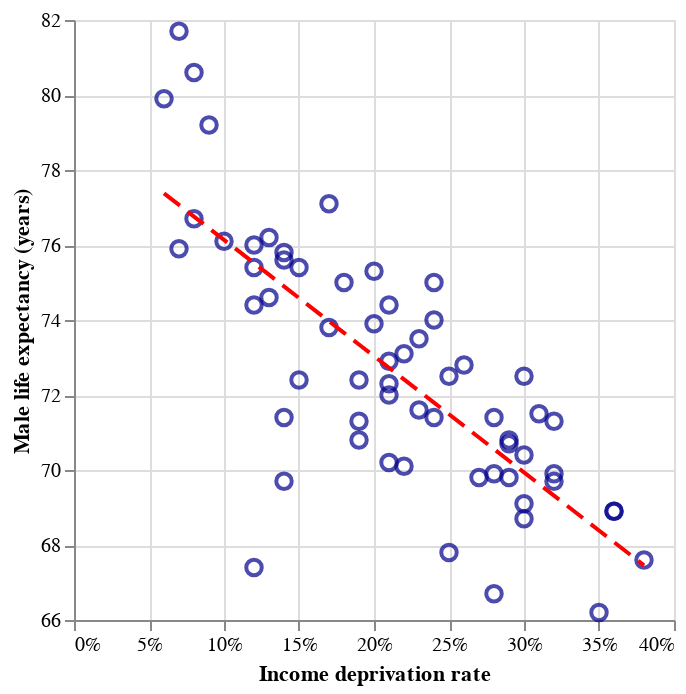

The cell this chart's notebook holds for it:
### Markdown cell above
<br>
<br>
<br>

### Step 5: Visualise Model Fit

Plot our regression results against our actual data points. (Hint: this will be a layered chart, with points and line layer.)

### Code cell
#  Set our base encoding, just including the x-axis as it will be shared across both layers (no mark type here, as we set these in the points and line layers)
base = alt.Chart(data).encode(
    x = alt.X('incomeDeprevation:Q').axis(format='%').title('Income deprivation rate')
)

# Add our points layer (from `base.` rather than `alt.Chart()`))
points = base.mark_point(size=60, opacity=0.7, color='darkblue').encode(
    y = alt.Y('maleLE:Q').scale(zero=False).title('Male life expectancy (years)'),
    tooltip=[   
                'areaName:N', 
                alt.Tooltip('incomeDeprevation:Q', format='.1%'),
                alt.Tooltip('maleLE:Q', format='.1f'),
                alt.Tooltip('predicted_maleLE:Q', format='.1f', title='Predicted'),
                alt.Tooltip('residual:Q', format='.2f')
            ]
)

# Add our trend line layer (from `base.` rather than `alt.Chart()`))
trend = base.mark_line(color='red', size=2, strokeDash=[10, 5]).encode(
    y = alt.Y('predicted_maleLE:Q')
)

# Combine our layers
points + trend

### Figure 1 — Vega-Lite specification as saved in the notebook (floating-point values rounded to 4 significant figures)
{"config": {"view": {"continuousWidth": 300, "continuousHeight": 300}}, "layer": [{"mark": {"type": "point", "color": "darkblue", "opacity": 0.7, "size": 60}, "encoding": {"tooltip": [{"field": "areaName", "type": "nominal"}, {"field": "incomeDeprevation", "format": ".1%", "type": "quantitative"}, {"field": "maleLE", "format": ".1f", "type": "quantitative"}, {"field": "predicted_maleLE", "format": ".1f", "title": "Predicted", "type": "quantitative"}, {"field": "residual", "format": ".2f", "type": "quantitative"}], "x": {"axis": {"format": "%"}, "field": "incomeDeprevation", "title": "Income deprivation rate", "type": "quantitative"}, "y": {"field": "maleLE", "scale": {"zero": false}, "title": "Male life expectancy (years)", "type": "quantitative"}}}, {"mark": {"type": "line", "color": "red", "size": 2, "strokeDash": [10, 5]}, "encoding": {"x": {"axis": {"format": "%"}, "field": "incomeDeprevation", "title": "Income deprivation rate", "type": "quantitative"}, "y": {"field": "predicted_maleLE", "type": "quantitative"}}}], "data": {"name": "data-88f9253cb5f552a67319cbb145b18191"}, "$schema": "https://vega.github.io/schema/vega-lite/v5.16.3.json", "datasets": {"data-88f9253cb5f552a67319cbb145b18191": [{"areaName": "Anniesland, Jordanhill and Whiteinch", "incomeDeprevation": 0.14, "employmentDeprivation": 0.15, "childPoverty": 0.14, "femaleLE": 80.8, "maleLE": 75.8, "disabilityRate": 0.19, "predicted_maleLE": 74.9, "residual": 0.9021}, {"areaName": "Arden and Carnwadric", "incomeDeprevation": 0.26, "employmentDeprivation": 0.25, "childPoverty": 0.34, "femaleLE": 76.0, "maleLE": 72.8, "disabilityRate": 0.22, "predicted_maleLE": 71.18, "residual": 1.623}, {"areaName": "Baillieston and Garrowhill", "incomeDeprevation": 0.12, "employmentDeprivation": 0.12, "childPoverty": 0.14, "femaleLE": 81.6, "maleLE": 76.0, "disabilityRate": 0.21, "predicted_maleLE": 75.52, "residual": 0.482}, {"areaName": "Balornock and Barmulloch", "incomeDeprevation": 0.29, "employmentDeprivation": 0.27, "childPoverty": 0.38, "femaleLE": 78.2, "maleLE": 70.8, "disabilityRate": 0.3, "predicted_maleLE": 70.25, "residual": 0.5535}, {"areaName": "Bellahouston, Craigton and Mosspark", "incomeDeprevation": 0.2, "employmentDeprivation": 0.18, "childPoverty": 0.22, "femaleLE": 80.5, "maleLE": 73.9, "disabilityRate": 0.29, "predicted_maleLE": 73.04, "residual": 0.8627}, {"areaName": "Blackhill and Hogganfield", "incomeDeprevation": 0.24, "employmentDeprivation": 0.23, "childPoverty": 0.33, "femaleLE": 77.5, "maleLE": 75.0, "disabilityRate": 0.25, "predicted_maleLE": 71.8, "residual": 3.203}, {"areaName": "Blairdardie", "incomeDeprevation": 0.18, "employmentDeprivation": 0.16, "childPoverty": 0.2, "femaleLE": 79.4, "maleLE": 75.0, "disabilityRate": 0.25, "predicted_maleLE": 73.66, "residual": 1.342}, {"areaName": "Broomhill and Partick West", "incomeDeprevation": 0.12, "employmentDeprivation": 0.11, "childPoverty": 0.19, "femaleLE": 79.7, "maleLE": 75.4, "disabilityRate": 0.17, "predicted_maleLE": 75.52, "residual": -0.118}, {"areaName": "Calton and Bridgeton", "incomeDeprevation": 0.25, "employmentDeprivation": 0.21, "childPoverty": 0.47, "femaleLE": 76.6, "maleLE": 67.8, "disabilityRate": 0.24, "predicted_maleLE": 71.49, "residual": -3.687}, {"areaName": "Carmunnock", "incomeDeprevation": 0.15, "employmentDeprivation": 0.1, "childPoverty": 0.18, "femaleLE": 81.2, "maleLE": 75.4, "disabilityRate": 0.21, "predicted_maleLE": 74.59, "residual": 0.8122}, {"areaName": "Castlemilk", "incomeDeprevation": 0.36, "employmentDeprivation": 0.33, "childPoverty": 0.44, "femaleLE": 76.8, "maleLE": 68.9, "disabilityRate": 0.31, "predicted_maleLE": 68.08, "residual": 0.8241}, {"areaName": "Cathcart and Simshill", "incomeDeprevation": 0.07, "employmentDeprivation": 0.08, "childPoverty": 0.07, "femaleLE": 84.3, "maleLE": 81.7, "disabilityRate": 0.17, "predicted_maleLE": 77.07, "residual": 4.632}, {"areaName": "City Centre and Merchant City", "incomeDeprevation": 0.14, "employmentDeprivation": 0.12, "childPoverty": 0.37, "femaleLE": 76.4, "maleLE": 69.7, "disabilityRate": 0.15, "predicted_maleLE": 74.9, "residual": -5.198}, {"areaName": "Corkerhill and North Pollok", "incomeDeprevation": 0.29, "employmentDeprivation": 0.26, "childPoverty": 0.37, "femaleLE": 76.7, "maleLE": 70.7, "disabilityRate": 0.24, "predicted_maleLE": 70.25, "residual": 0.4535}, {"areaName": "Croftfoot", "incomeDeprevation": 0.14, "employmentDeprivation": 0.12, "childPoverty": 0.25, "femaleLE": 79.4, "maleLE": 75.6, "disabilityRate": 0.16, "predicted_maleLE": 74.9, "residual": 0.7021}, {"areaName": "Crookston and South Cardonald", "incomeDeprevation": 0.2, "employmentDeprivation": 0.17, "childPoverty": 0.27, "femaleLE": 79.8, "maleLE": 75.3, "disabilityRate": 0.24, "predicted_maleLE": 73.04, "residual": 2.263}, {"areaName": "Dennistoun", "incomeDeprevation": 0.19, "employmentDeprivation": 0.15, "childPoverty": 0.41, "femaleLE": 76.7, "maleLE": 70.8, "disabilityRate": 0.19, "predicted_maleLE": 73.35, "residual": -2.547}, {"areaName": "Drumchapel", "incomeDeprevation": 0.36, "employmentDeprivation": 0.31, "childPoverty": 0.48, "femaleLE": 73.9, "maleLE": 68.9, "disabilityRate": 0.27, "predicted_maleLE": 68.08, "residual": 0.8241}, {"areaName": "Easterhouse", "incomeDeprevation": 0.32, "employmentDeprivation": 0.29, "childPoverty": 0.42, "femaleLE": 77.5, "maleLE": 69.7, "disabilityRate": 0.27, "predicted_maleLE": 69.32, "residual": 0.3838}, {"areaName": "Glasgow", "incomeDeprevation": 0.21, "employmentDeprivation": 0.19, "childPoverty": 0.32, "femaleLE": 78.2, "maleLE": 72.3, "disabilityRate": 0.23, "predicted_maleLE": 72.73, "residual": -0.4272}, {"areaName": "Glasgow North East", "incomeDeprevation": 0.25, "employmentDeprivation": 0.22, "childPoverty": 0.37, "femaleLE": 78.0, "maleLE": 72.5, "disabilityRate": 0.25, "predicted_maleLE": 71.49, "residual": 1.013}, {"areaName": "Glasgow North West", "incomeDeprevation": 0.19, "employmentDeprivation": 0.17, "childPoverty": 0.32, "femaleLE": 77.6, "maleLE": 71.3, "disabilityRate": 0.21, "predicted_maleLE": 73.35, "residual": -2.047}, {"areaName": "Glasgow South", "incomeDeprevation": 0.21, "employmentDeprivation": 0.19, "childPoverty": 0.29, "femaleLE": 78.8, "maleLE": 72.9, "disabilityRate": 0.22, "predicted_maleLE": 72.73, "residual": 0.1728}, {"areaName": "Govanhill", "incomeDeprevation": 0.24, "employmentDeprivation": 0.22, "childPoverty": 0.33, "femaleLE": 78.1, "maleLE": 71.4, "disabilityRate": 0.23, "predicted_maleLE": 71.8, "residual": -0.397}, {"areaName": "Greater Gorbals", "incomeDeprevation": 0.3, "employmentDeprivation": 0.27, "childPoverty": 0.45, "femaleLE": 77.9, "maleLE": 68.7, "disabilityRate": 0.29, "predicted_maleLE": 69.94, "residual": -1.236}, {"areaName": "Greater Govan", "incomeDeprevation": 0.28, "employmentDeprivation": 0.27, "childPoverty": 0.36, "femaleLE": 74.6, "maleLE": 66.7, "disabilityRate": 0.27, "predicted_maleLE": 70.56, "residual": -3.857}, {"areaName": "Haghill and Carntyne", "incomeDeprevation": 0.28, "employmentDeprivation": 0.26, "childPoverty": 0.43, "femaleLE": 75.4, "maleLE": 69.9, "disabilityRate": 0.31, "predicted_maleLE": 70.56, "residual": -0.6566}, {"areaName": "Hillhead and Woodlands", "incomeDeprevation": 0.15, "employmentDeprivation": 0.12, "childPoverty": 0.31, "femaleLE": 79.3, "maleLE": 72.4, "disabilityRate": 0.15, "predicted_maleLE": 74.59, "residual": -2.188}, {"areaName": "Hyndland, Dowanhill and Partick East", "incomeDeprevation": 0.08, "employmentDeprivation": 0.08, "childPoverty": 0.11, "femaleLE": 80.9, "maleLE": 76.7, "disabilityRate": 0.14, "predicted_maleLE": 76.76, "residual": -0.0584}, {"areaName": "Ibrox and Kingston", "incomeDeprevation": 0.21, "employmentDeprivation": 0.19, "childPoverty": 0.38, "femaleLE": 74.0, "maleLE": 70.2, "disabilityRate": 0.2, "predicted_maleLE": 72.73, "residual": -2.527}, {"areaName": "Kelvindale and Kelvinside", "incomeDeprevation": 0.06, "employmentDeprivation": 0.05, "childPoverty": 0.11, "femaleLE": 84.3, "maleLE": 79.9, "disabilityRate": 0.14, "predicted_maleLE": 77.38, "residual": 2.521}, {"areaName": "Kingspark and Mount Florida", "incomeDeprevation": 0.12, "employmentDeprivation": 0.11, "childPoverty": 0.16, "femaleLE": 82.8, "maleLE": 74.4, "disabilityRate": 0.17, "predicted_maleLE": 75.52, "residual": -1.118}, {"areaName": "Knightswood", "incomeDeprevation": 0.23, "employmentDeprivation": 0.23, "childPoverty": 0.3, "femaleLE": 77.6, "maleLE": 71.6, "disabilityRate": 0.29, "predicted_maleLE": 72.11, "residual": -0.5071}, {"areaName": "Lambhill and Milton", "incomeDeprevation": 0.29, "employmentDeprivation": 0.28, "childPoverty": 0.39, "femaleLE": 77.0, "maleLE": 69.8, "disabilityRate": 0.3, "predicted_maleLE": 70.25, "residual": -0.4465}, {"areaName": "Langside and Battlefield", "incomeDeprevation": 0.13, "employmentDeprivation": 0.11, "childPoverty": 0.24, "femaleLE": 81.4, "maleLE": 74.6, "disabilityRate": 0.16, "predicted_maleLE": 75.21, "residual": -0.608}, {"areaName": "Maryhill Road Corridor", "incomeDeprevation": 0.22, "employmentDeprivation": 0.19, "childPoverty": 0.39, "femaleLE": 76.1, "maleLE": 70.1, "disabilityRate": 0.22, "predicted_maleLE": 72.42, "residual": -2.317}, {"areaName": "Mount Vernon and East Shettleston", "incomeDeprevation": 0.17, "employmentDeprivation": 0.19, "childPoverty": 0.17, "femaleLE": 79.7, "maleLE": 77.1, "disabilityRate": 0.29, "predicted_maleLE": 73.97, "residual": 3.132}, {"areaName": "Newlands and Cathcart", "incomeDeprevation": 0.09, "employmentDeprivation": 0.08, "childPoverty": 0.11, "femaleLE": 81.8, "maleLE": 79.2, "disabilityRate": 0.17, "predicted_maleLE": 76.45, "residual": 2.752}, {"areaName": "North Cardonald and Penilee", "incomeDeprevation": 0.23, "employmentDeprivation": 0.19, "childPoverty": 0.33, "femaleLE": 78.5, "maleLE": 73.5, "disabilityRate": 0.25, "predicted_maleLE": 72.11, "residual": 1.393}, {"areaName": "North Maryhill and Summerston", "incomeDeprevation": 0.21, "employmentDeprivation": 0.19, "childPoverty": 0.31, "femaleLE": 79.5, "maleLE": 72.0, "disabilityRate": 0.23, "predicted_maleLE": 72.73, "residual": -0.7272}, {"areaName": "Parkhead and Dalmarnock", "incomeDeprevation": 0.38, "employmentDeprivation": 0.36, "childPoverty": 0.52, "femaleLE": 75.8, "maleLE": 67.6, "disabilityRate": 0.32, "predicted_maleLE": 67.46, "residual": 0.1443}, {"areaName": "Pollok", "incomeDeprevation": 0.17, "employmentDeprivation": 0.16, "childPoverty": 0.25, "femaleLE": 80.6, "maleLE": 73.8, "disabilityRate": 0.21, "predicted_maleLE": 73.97, "residual": -0.1676}, {"areaName": "Pollokshaws and Mansewood", "incomeDeprevation": 0.22, "employmentDeprivation": 0.2, "childPoverty": 0.29, "femaleLE": 80.0, "maleLE": 73.1, "disabilityRate": 0.24, "predicted_maleLE": 72.42, "residual": 0.6829}, {"areaName": "Pollokshields East", "incomeDeprevation": 0.21, "employmentDeprivation": 0.16, "childPoverty": 0.34, "femaleLE": 80.9, "maleLE": 74.4, "disabilityRate": 0.18, "predicted_maleLE": 72.73, "residual": 1.673}, {"areaName": "Pollokshields West", "incomeDeprevation": 0.08, "employmentDeprivation": 0.06, "childPoverty": 0.1, "femaleLE": 82.3, "maleLE": 80.6, "disabilityRate": 0.16, "predicted_maleLE": 76.76, "residual": 3.842}, {"areaName": "Priesthill and Househillwood", "incomeDeprevation": 0.32, "employmentDeprivation": 0.29, "childPoverty": 0.43, "femaleLE": 79.4, "maleLE": 71.3, "disabilityRate": 0.29, "predicted_maleLE": 69.32, "residual": 1.984}, {"areaName": "Riddrie and Cranhill", "incomeDeprevation": 0.28, "employmentDeprivation": 0.27, "childPoverty": 0.4, "femaleLE": 78.8, "maleLE": 71.4, "disabilityRate": 0.32, "predicted_maleLE": 70.56, "residual": 0.8434}, {"areaName": "Robroyston and Millerston", "incomeDeprevation": 0.07, "employmentDeprivation": 0.07, "childPoverty": 0.09, "femaleLE": 80.0, "maleLE": 75.9, "disabilityRate": 0.13, "predicted_maleLE": 77.07, "residual": -1.168}, {"areaName": "Ruchazie and Garthamlock", "incomeDeprevation": 0.3, "employmentDeprivation": 0.27, "childPoverty": 0.41, "femaleLE": 78.6, "maleLE": 70.4, "disabilityRate": 0.25, "predicted_maleLE": 69.94, "residual": 0.4636}, {"areaName": "Ruchill and Possilpark", "incomeDeprevation": 0.35, "employmentDeprivation": 0.33, "childPoverty": 0.47, "femaleLE": 73.1, "maleLE": 66.2, "disabilityRate": 0.3, "predicted_maleLE": 68.39, "residual": -2.186}, {"areaName": "Scotland", "incomeDeprevation": 0.13, "employmentDeprivation": 0.13, "childPoverty": 0.18, "femaleLE": 80.6, "maleLE": 76.2, "disabilityRate": 0.2, "predicted_maleLE": 75.21, "residual": 0.992}, {"areaName": "Shawlands and Strathbungo", "incomeDeprevation": 0.1, "employmentDeprivation": 0.09, "childPoverty": 0.16, "femaleLE": 80.3, "maleLE": 76.1, "disabilityRate": 0.14, "predicted_maleLE": 76.14, "residual": -0.03822}, {"areaName": "Sighthill, Roystonhill and Germiston", "incomeDeprevation": 0.32, "employmentDeprivation": 0.29, "childPoverty": 0.49, "femaleLE": 74.2, "maleLE": 69.9, "disabilityRate": 0.24, "predicted_maleLE": 69.32, "residual": 0.5838}, {"areaName": "South Nitshill and Darnley", "incomeDeprevation": 0.14, "employmentDeprivation": 0.12, "childPoverty": 0.17, "femaleLE": 76.3, "maleLE": 71.4, "disabilityRate": 0.17, "predicted_maleLE": 74.9, "residual": -3.498}, {"areaName": "Springboig and Barlanark", "incomeDeprevation": 0.31, "employmentDeprivation": 0.29, "childPoverty": 0.43, "femaleLE": 78.3, "maleLE": 71.5, "disabilityRate": 0.3, "predicted_maleLE": 69.63, "residual": 1.874}, {"areaName": "Springburn", "incomeDeprevation": 0.3, "employmentDeprivation": 0.28, "childPoverty": 0.46, "femaleLE": 76.4, "maleLE": 69.1, "disabilityRate": 0.28, "predicted_maleLE": 69.94, "residual": -0.8364}, {"areaName": "Temple and Anniesland", "incomeDeprevation": 0.19, "employmentDeprivation": 0.17, "childPoverty": 0.31, "femaleLE": 78.8, "maleLE": 72.4, "disabilityRate": 0.24, "predicted_maleLE": 73.35, "residual": -0.9474}, {"areaName": "Tollcross and West Shettleston", "incomeDeprevation": 0.27, "employmentDeprivation": 0.26, "childPoverty": 0.37, "femaleLE": 76.2, "maleLE": 69.8, "disabilityRate": 0.27, "predicted_maleLE": 70.87, "residual": -1.067}, {"areaName": "Toryglen", "incomeDeprevation": 0.3, "employmentDeprivation": 0.28, "childPoverty": 0.38, "femaleLE": 77.9, "maleLE": 72.5, "disabilityRate": 0.29, "predicted_maleLE": 69.94, "residual": 2.564}, {"areaName": "Yoker and Scotstoun", "incomeDeprevation": 0.24, "employmentDeprivation": 0.21, "childPoverty": 0.35, "femaleLE": 80.2, "maleLE": 74.0, "disabilityRate": 0.21, "predicted_maleLE": 71.8, "residual": 2.203}, {"areaName": "Yorkhill and Anderston", "incomeDeprevation": 0.12, "employmentDeprivation": 0.1, "childPoverty": 0.34, "femaleLE": 75.9, "maleLE": 67.4, "disabilityRate": 0.12, "predicted_maleLE": 75.52, "residual": -8.118}]}}
